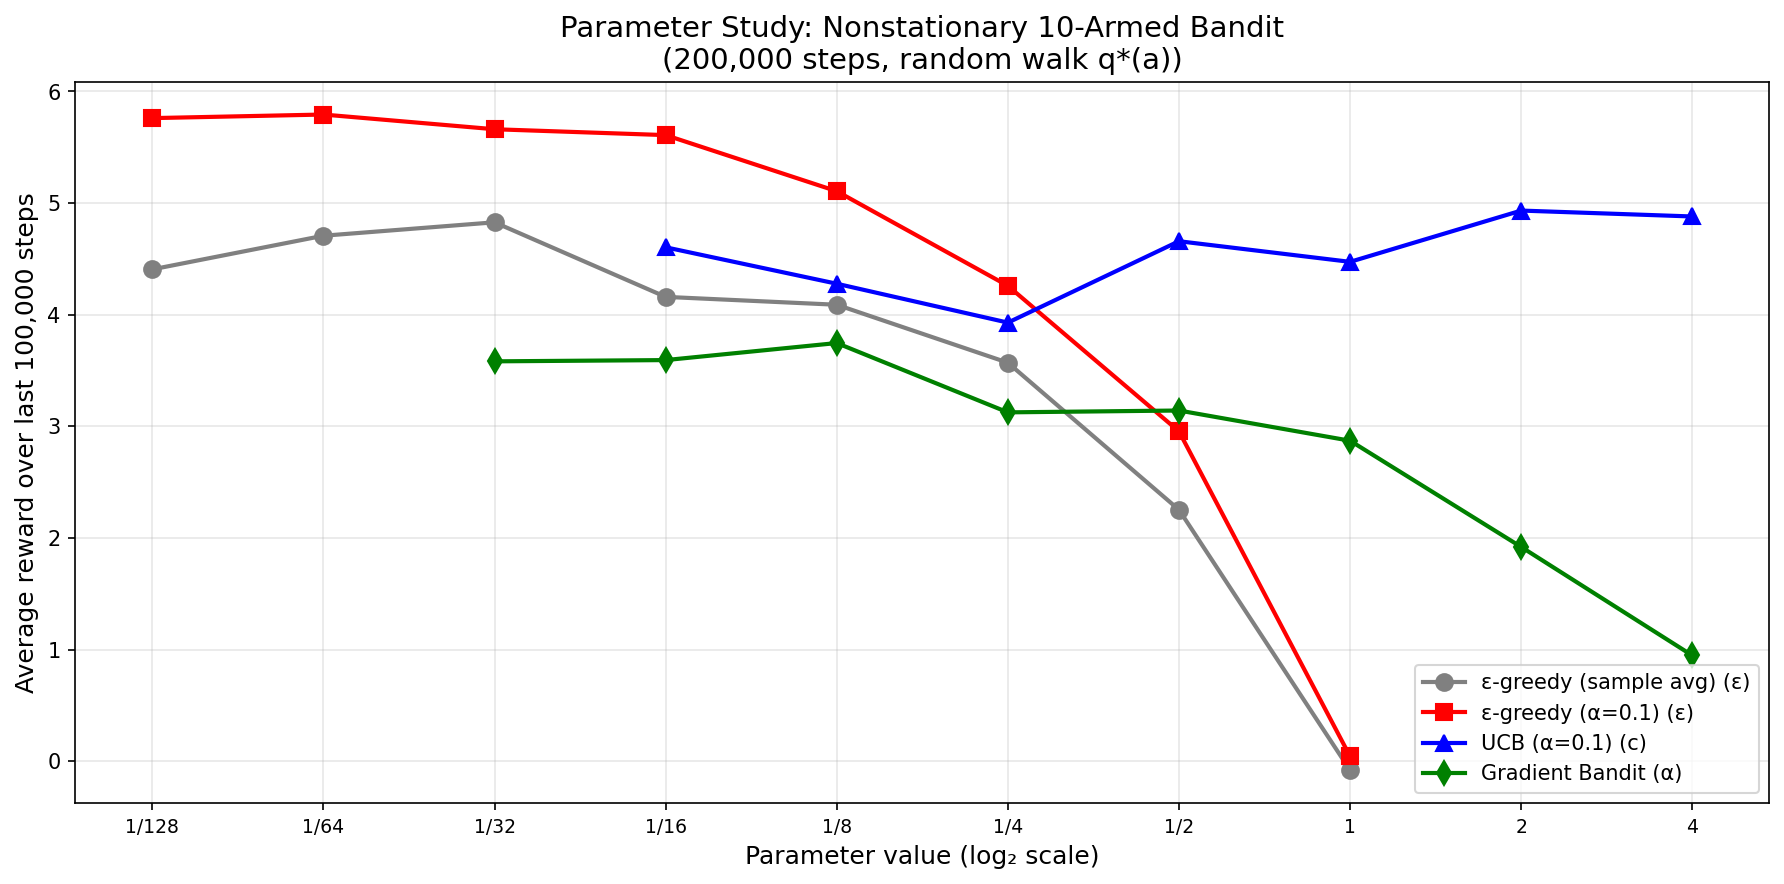

Write Python code to recreate this figure.
"""
Exercise 2.11: Parameter Study for Nonstationary Bandit

Creates a figure analogous to Figure 2.6 for the nonstationary case from Exercise 2.5.
- Nonstationary: q*(a) starts at 0 and takes random walks (N(0, 0.01) increment each step)
- Runs of 200,000 steps
- Performance measure: average reward over last 100,000 steps
- Includes constant step-size ε-greedy with α = 0.1

Algorithms compared:
1. ε-greedy with sample averages
2. ε-greedy with constant step-size α = 0.1
3. UCB
4. Gradient bandit

Reference: Sutton & Barto, Reinforcement Learning 2nd Edition, p.42
"""

import numpy as np
import matplotlib.pyplot as plt
from tqdm import tqdm


def run_epsilon_greedy_vectorized(n_arms, epsilon, alpha, n_steps, n_runs, walk_std=0.01):
    """Vectorized ε-greedy running all runs in parallel."""
    # Initialize all runs at once
    q_star = np.zeros((n_runs, n_arms))  # True values
    Q = np.zeros((n_runs, n_arms))       # Estimates
    N = np.zeros((n_runs, n_arms))       # Counts

    last_steps = n_steps // 2
    rewards_sum = np.zeros(n_runs)

    for step in range(n_steps):
        # Select actions for all runs
        rand_vals = np.random.random(n_runs)
        explore_mask = rand_vals < epsilon

        # Greedy actions (break ties randomly using small noise)
        greedy_actions = np.argmax(Q + np.random.random((n_runs, n_arms)) * 1e-10, axis=1)

        # Random actions for exploration
        random_actions = np.random.randint(0, n_arms, n_runs)

        # Combine
        actions = np.where(explore_mask, random_actions, greedy_actions)

        # Get rewards
        rewards = q_star[np.arange(n_runs), actions] + np.random.randn(n_runs)

        # Update counts
        np.add.at(N, (np.arange(n_runs), actions), 1)

        # Update Q values
        if alpha is None:
            step_sizes = 1.0 / N[np.arange(n_runs), actions]
        else:
            step_sizes = alpha

        Q[np.arange(n_runs), actions] += step_sizes * (rewards - Q[np.arange(n_runs), actions])

        # Random walk
        q_star += np.random.normal(0, walk_std, (n_runs, n_arms))

        # Track rewards for last steps
        if step >= n_steps - last_steps:
            rewards_sum += rewards

    return rewards_sum.sum() / (n_runs * last_steps)


def run_ucb_vectorized(n_arms, c, alpha, n_steps, n_runs, walk_std=0.01):
    """Vectorized UCB running all runs in parallel."""
    q_star = np.zeros((n_runs, n_arms))
    Q = np.zeros((n_runs, n_arms))
    N = np.zeros((n_runs, n_arms))

    last_steps = n_steps // 2
    rewards_sum = np.zeros(n_runs)

    for step in range(n_steps):
        t = step + 1

        # Check for unvisited arms
        unvisited = (N == 0)
        has_unvisited = unvisited.any(axis=1)

        # UCB values (avoid div by zero)
        with np.errstate(divide='ignore', invalid='ignore'):
            ucb_bonus = c * np.sqrt(np.log(t) / np.maximum(N, 1))
            ucb_bonus = np.where(N == 0, np.inf, ucb_bonus)

        ucb_values = Q + ucb_bonus

        # Select actions (argmax with random tie-breaking)
        actions = np.argmax(ucb_values + np.random.random((n_runs, n_arms)) * 1e-10, axis=1)

        # Get rewards
        rewards = q_star[np.arange(n_runs), actions] + np.random.randn(n_runs)

        # Update
        np.add.at(N, (np.arange(n_runs), actions), 1)
        Q[np.arange(n_runs), actions] += alpha * (rewards - Q[np.arange(n_runs), actions])

        # Random walk
        q_star += np.random.normal(0, walk_std, (n_runs, n_arms))

        if step >= n_steps - last_steps:
            rewards_sum += rewards

    return rewards_sum.sum() / (n_runs * last_steps)


def run_gradient_vectorized(n_arms, alpha, n_steps, n_runs, walk_std=0.01):
    """Vectorized gradient bandit running all runs in parallel."""
    q_star = np.zeros((n_runs, n_arms))
    H = np.zeros((n_runs, n_arms))  # Preferences
    avg_reward = np.zeros(n_runs)

    last_steps = n_steps // 2
    rewards_sum = np.zeros(n_runs)

    for step in range(n_steps):
        t = step + 1

        # Softmax probabilities (numerically stable)
        H_max = H.max(axis=1, keepdims=True)
        exp_H = np.exp(H - H_max)
        probs = exp_H / exp_H.sum(axis=1, keepdims=True)

        # Sample actions from probabilities
        cumprobs = probs.cumsum(axis=1)
        rand_vals = np.random.random((n_runs, 1))
        actions = (rand_vals > cumprobs).sum(axis=1)
        actions = np.clip(actions, 0, n_arms - 1)

        # Get rewards
        rewards = q_star[np.arange(n_runs), actions] + np.random.randn(n_runs)

        # Update average reward (baseline)
        avg_reward += (rewards - avg_reward) / t

        # Update preferences
        one_hot = np.zeros((n_runs, n_arms))
        one_hot[np.arange(n_runs), actions] = 1
        H += alpha * (rewards - avg_reward)[:, np.newaxis] * (one_hot - probs)

        # Random walk
        q_star += np.random.normal(0, walk_std, (n_runs, n_arms))

        if step >= n_steps - last_steps:
            rewards_sum += rewards

    return rewards_sum.sum() / (n_runs * last_steps)


def run_parameter_study(n_steps=200000, n_runs=100):
    """Run parameter study for all algorithms using vectorized implementations."""
    results = {}
    n_arms = 10

    # Parameter ranges (powers of 2, as in Figure 2.6)
    epsilons = [1/128, 1/64, 1/32, 1/16, 1/8, 1/4, 1/2, 1]
    alphas_grad = [1/32, 1/16, 1/8, 1/4, 1/2, 1, 2, 4]
    cs = [1/16, 1/8, 1/4, 1/2, 1, 2, 4]

    total_experiments = len(epsilons) * 2 + len(cs) + len(alphas_grad)
    pbar = tqdm(total=total_experiments, desc="Parameter study")

    # 1. ε-greedy with sample averages
    results['ε-greedy (sample avg)'] = {'params': [], 'rewards': []}
    for eps in epsilons:
        reward = run_epsilon_greedy_vectorized(n_arms, eps, None, n_steps, n_runs)
        results['ε-greedy (sample avg)']['params'].append(eps)
        results['ε-greedy (sample avg)']['rewards'].append(reward)
        pbar.update(1)

    # 2. ε-greedy with constant step-size α = 0.1
    results['ε-greedy (α=0.1)'] = {'params': [], 'rewards': []}
    for eps in epsilons:
        reward = run_epsilon_greedy_vectorized(n_arms, eps, 0.1, n_steps, n_runs)
        results['ε-greedy (α=0.1)']['params'].append(eps)
        results['ε-greedy (α=0.1)']['rewards'].append(reward)
        pbar.update(1)

    # 3. UCB with constant step-size
    results['UCB (α=0.1)'] = {'params': [], 'rewards': []}
    for c in cs:
        reward = run_ucb_vectorized(n_arms, c, 0.1, n_steps, n_runs)
        results['UCB (α=0.1)']['params'].append(c)
        results['UCB (α=0.1)']['rewards'].append(reward)
        pbar.update(1)

    # 4. Gradient bandit
    results['Gradient Bandit'] = {'params': [], 'rewards': []}
    for alpha in alphas_grad:
        reward = run_gradient_vectorized(n_arms, alpha, n_steps, n_runs)
        results['Gradient Bandit']['params'].append(alpha)
        results['Gradient Bandit']['rewards'].append(reward)
        pbar.update(1)

    pbar.close()
    return results


def plot_results(results, save_path='exercise_2_11_parameter_study.png'):
    """Plot parameter study results similar to Figure 2.6."""
    fig, ax = plt.subplots(figsize=(12, 6))

    colors = {
        'ε-greedy (sample avg)': 'gray',
        'ε-greedy (α=0.1)': 'red',
        'UCB (α=0.1)': 'blue',
        'Gradient Bandit': 'green',
    }

    markers = {
        'ε-greedy (sample avg)': 'o',
        'ε-greedy (α=0.1)': 's',
        'UCB (α=0.1)': '^',
        'Gradient Bandit': 'd',
    }

    x_labels = {
        'ε-greedy (sample avg)': 'ε',
        'ε-greedy (α=0.1)': 'ε',
        'UCB (α=0.1)': 'c',
        'Gradient Bandit': 'α',
    }

    for name, data in results.items():
        # Convert to log2 scale for x-axis
        x = np.log2(data['params'])
        y = data['rewards']
        ax.plot(x, y, marker=markers[name], color=colors[name],
                linewidth=2, markersize=8, label=f"{name} ({x_labels[name]})")

    ax.set_xlabel('Parameter value (log₂ scale)', fontsize=12)
    ax.set_ylabel('Average reward over last 100,000 steps', fontsize=12)
    ax.set_title('Parameter Study: Nonstationary 10-Armed Bandit\n(200,000 steps, random walk q*(a))',
                 fontsize=14)
    ax.legend(loc='lower right', fontsize=10)
    ax.grid(True, alpha=0.3)

    # Custom x-axis labels
    ax.set_xticks(range(-7, 3))
    ax.set_xticklabels(['1/128', '1/64', '1/32', '1/16', '1/8', '1/4', '1/2', '1', '2', '4'],
                       fontsize=9)

    plt.tight_layout()
    plt.savefig(save_path, dpi=150, bbox_inches='tight')
    print(f"Plot saved to {save_path}")
    plt.show()


def print_summary(results):
    """Print summary of best parameters for each algorithm."""
    print("\n" + "=" * 70)
    print("PARAMETER STUDY SUMMARY (Nonstationary Bandit)")
    print("=" * 70)

    for name, data in results.items():
        best_idx = np.argmax(data['rewards'])
        best_param = data['params'][best_idx]
        best_reward = data['rewards'][best_idx]
        print(f"\n{name}:")
        print(f"  Best parameter: {best_param:.4f}")
        print(f"  Best reward:    {best_reward:.4f}")

    # Overall comparison
    print("\n" + "-" * 70)
    print("OVERALL RANKING:")
    print("-" * 70)
    best_rewards = [(name, max(data['rewards'])) for name, data in results.items()]
    best_rewards.sort(key=lambda x: x[1], reverse=True)
    for rank, (name, reward) in enumerate(best_rewards, 1):
        print(f"  {rank}. {name}: {reward:.4f}")

    print("\n" + "=" * 70)
    print("KEY INSIGHT:")
    print("In nonstationary environments, constant step-size methods")
    print("outperform sample-average methods because they give more")
    print("weight to recent rewards and can track changing values.")
    print("=" * 70)


if __name__ == '__main__':
    print("Exercise 2.11: Parameter Study for Nonstationary Bandit")
    print("-" * 55)
    print("Comparing algorithms on nonstationary 10-armed bandit")
    print("200,000 steps, performance = avg reward over last 100,000 steps")
    print("Using vectorized implementation for ~50x speedup")
    print()

    # Vectorized: 100 runs is fast now
    results = run_parameter_study(n_steps=200000, n_runs=100)

    # Print summary
    print_summary(results)

    # Plot results
    plot_results(results)
